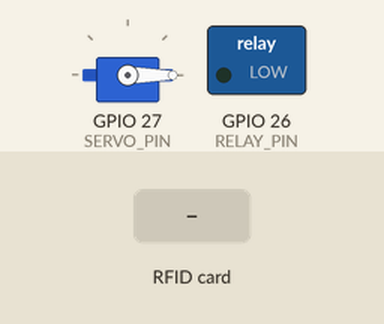
Simulated run of this sketch. Board: ESP32. Parts: servo, switched loads named in the sketch (green lamp = pin HIGH). The test bench sets the inputs (shaded band). What the sketch prints to the serial monitor is not drawn.

Above: at 3.1 s.
3.2 s: RFID card 65 FC C1 01 held to the reader
At 4.4 s:
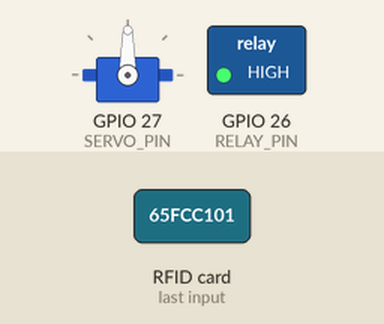
Timing chart, 0 to 9.7 s (numbered marks = the images above; inputs shaded):
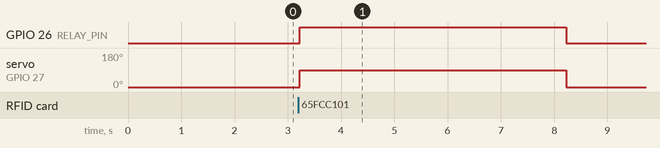

The sketch:

project_iot.ino
```cpp
#define BLYNK_TEMPLATE_ID "TMPL6T9UNvTqc"
#define BLYNK_TEMPLATE_NAME "Projectkan Smartlock"
#define BLYNK_FIRMWARE_VERSION "0.1.0"

#define BLYNK_PRINT Serial
#define APP_DEBUG

#include <WiFi.h>
#include <SPI.h>
#include <MFRC522.h>
#include <ESP32Servo.h>
#include "BlynkEdgent.h"

// === Pin Config ===
#define SS_PIN    21     // Pin SDA RFID (sesuaikan dengan wiring ESP32 kamu)
#define RST_PIN   22     // Pin RST RFID
#define RELAY_PIN 26     // Pin relay (untuk buka kunci)
#define SERVO_PIN 27     // Pin servo motor

// === Inisialisasi ===
MFRC522 rfid(SS_PIN, RST_PIN);
Servo myServo;

byte validUIDs[][4] = {
  {0x65, 0xFC, 0xC1, 0x01},  // UID kartu 1
  {0x95, 0x99, 0x33, 0x03}   // UID kartu 2
};
const int totalUIDs = sizeof(validUIDs) / sizeof(validUIDs[0]);

void setup() {
  Serial.begin(115200);
  delay(100);

  BlynkEdgent.begin();

  SPI.begin();            // Mulai SPI
  rfid.PCD_Init();        // Inisialisasi modul RFID
  Serial.println("📡 RFID siap!");

  pinMode(RELAY_PIN, OUTPUT);
  digitalWrite(RELAY_PIN, LOW);

  myServo.attach(SERVO_PIN);
  myServo.write(0); // posisi terkunci

  Serial.println("🚀 Sistem Siap.");
}

void loop() {
  BlynkEdgent.run();

  if (!rfid.PICC_IsNewCardPresent() || !rfid.PICC_ReadCardSerial()) {
    return;
  }

  Serial.print("UID Terdeteksi: ");
  for (byte i = 0; i < rfid.uid.size; i++) {
    Serial.print(rfid.uid.uidByte[i], HEX);
    Serial.print(" ");
  }
  Serial.println();

  if (isAuthorized(rfid.uid.uidByte, rfid.uid.size)) {
    unlockDoor();
    Blynk.virtualWrite(V0, "✅ Akses Diterima");
  } else {
    Serial.println("❌ Akses Ditolak");
    Blynk.virtualWrite(V0, "❌ Akses Ditolak");
  }

  rfid.PICC_HaltA();
  rfid.PCD_StopCrypto1();

  delay(1000);
}

bool isAuthorized(byte *uid, byte uidSize) {
  for (int i = 0; i < totalUIDs; i++) {
    if (memcmp(uid, validUIDs[i], uidSize) == 0) {
      return true;
    }
  }
  return false;
}


void unlockDoor() {
  Serial.println("🔓 Membuka kunci...");

  digitalWrite(RELAY_PIN, HIGH);
  myServo.write(90);

  Blynk.virtualWrite(V1, 1);

  delay(5000);

  digitalWrite(RELAY_PIN, LOW);
  myServo.write(0);

  Blynk.virtualWrite(V1, 0);

  Serial.println("🔒 Terkunci kembali.");
}
```

Measured:
- after the input at 3.2 s, GPIO 26 (RELAY_PIN): LOW → HIGH at once, → LOW 5.0 s later; servo on GPIO 27 (SERVO_PIN): 0° → 90° at once, → 0° 5.0 s later
